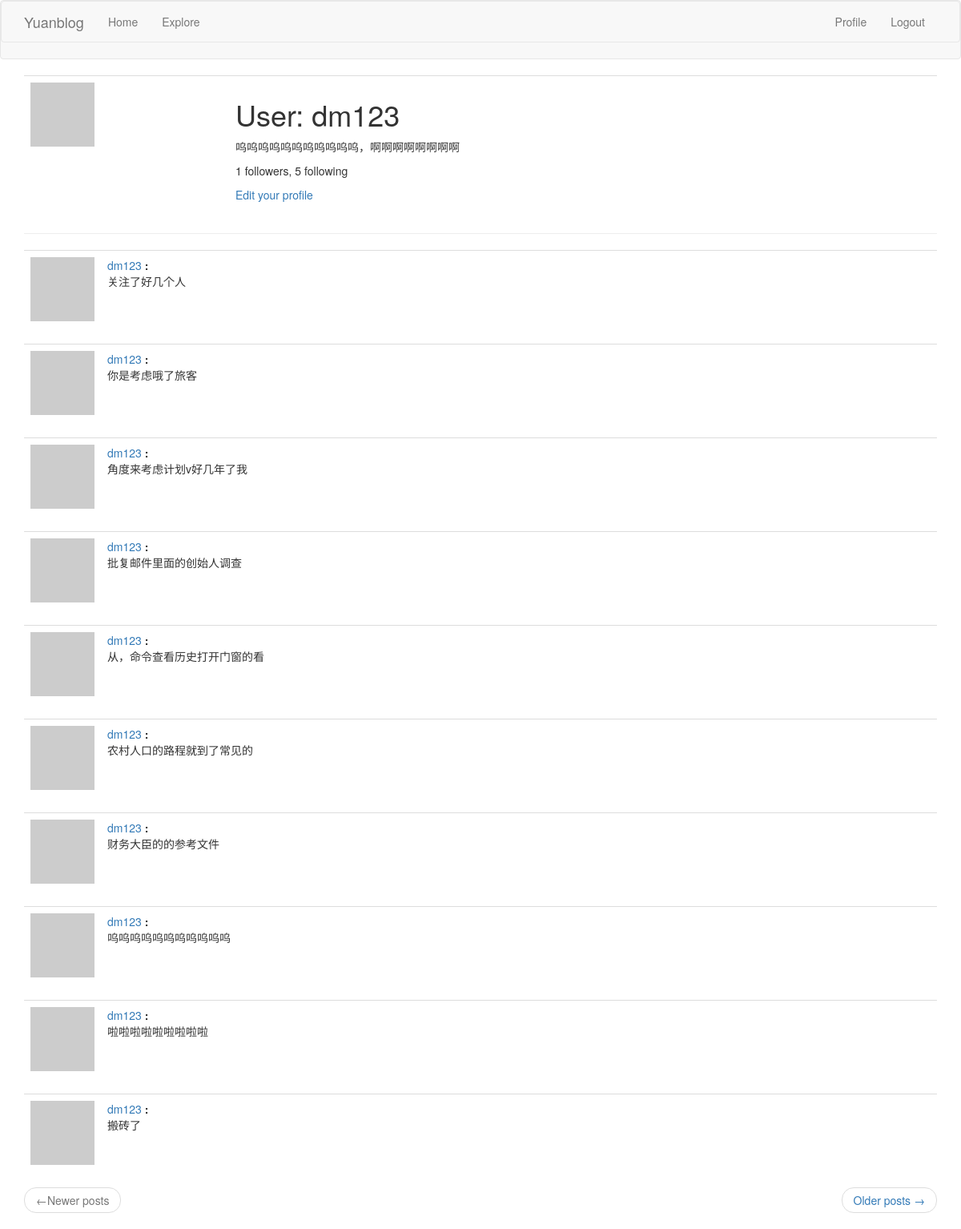
The app's page /user/dm123 (signed in) with its own data.
### app/models.py (models this page shows, shortened)
class User(UserMixin, db.Model):
    id = db.Column(db.Integer, primary_key=True)
    username = db.Column(db.String(64), index=True, unique=True)
    email = db.Column(db.String(128), index=True, unique=True)
    password_hash = db.Column(db.String(128))
    posts = db.relationship('Post', backref='author', lazy='dynamic')
    about_me = db.Column(db.String(140))
    last_date = db.Column(db.DateTime, default=datetime.utcnow)
    followed = db.relationship(
        'User', secondary=followers,
        primaryjoin=(followers.c.follower_id == id),
        secondaryjoin=(followers.c.followed_id == id),
        backref=db.backref('followers', lazy='dynamic'), lazy='dynamic')
    def avatar(self, size):
        digest = hashlib.md5(self.email.lower().encode('utf-8')).hexdigest()
        return 'https://www.gravatar.com/avatar/{}?d=identicon&s={}'.format(digest, size)
    @login.user_loader
    def load_user(id):
        return User.query.get(int(id))

class Post(db.Model):
    id = db.Column(db.Integer, primary_key=True)
    body = db.Column(db.String(140))
    timestamp = db.Column(db.DateTime, index=True, default=datetime.utcnow)
    user_id = db.Column(db.Integer, db.ForeignKey('user.id'))

### app/routes.py (the view)
@app.route('/user/<username>')
@login_required
def user(username):
    user = User.query.filter_by(username=username).first_or_404()
    page = request.args.get('page', 1, type=int)
    posts = user.posts.order_by(Post.timestamp.desc()).paginate(
        page, app.config['POSTS_PER_PAGE'], False)
    next_url = url_for('user', username=user.username, page=posts.next_num) \
        if posts.has_next else None
    prev_url = url_for('user', username=user.username, page=posts.prev_num) \
        if posts.has_prev else None
    return render_template('user.html', user=user, posts=posts.items,
                           next_url=next_url, prev_url=prev_url)

### app/routes.py (called while the page is built)
@app.before_request
def before_request():
    if current_user.is_authenticated:
        current_user.last_date = datetime.utcnow()
        db.session.commit()

### app/templates/user.html (shortened to what this page needs)
{% extends "base.html" %}
{% block app_content %}
    <table class="table table-hover">
        <tr>
            <td width="256px"><img src="{{ user.avatar(256) }}"></td>
            <td>
                <h1>User: {{ user.username }}</h1>
                {% if user.about_me %}<p>{{ user.about_me }}</p>{% endif %}
                <p>{{ user.followers.count() }} followers, {{ user.followed.count() }} following</p>
                {% if user == current_user %}
                <p><a href="{{ url_for('edit_profile') }}">Edit your profile</a></p>
                {% elif not current_user.is_following(user) %}
                <p><a href="{{ url_for('follow', username=user.username) }}">Follow</a></p>
                {% else %}
                <p><a href="{{ url_for('un_follow', username=user.username) }}">UnFollow</a></p>
                {% endif %}
            </td>
        </tr>
    </table>
<hr>
{% for post in posts %}
    {% include '_post.html' %}
{% endfor %}
    <nav aria-label="...">
        <ul class="pager">
            <li class="previous{% if not prev_url %} disabled{% endif %}">
                <a href="{{ prev_url or '#' }}">
                    <span aria-hidden="true">&larr;</span>Newer posts
                </a>
            </li>
            <li class="next{% if not next_url %} disabled{% endif %}">
                <a href="{{ next_url or '#' }}">
                    Older posts <span aria-hidden="true">&rarr;</span>
                </a>
            </li>
        </ul>
    </nav>
{% endblock %}

### app/templates/_post.html
<table class="table table-hover">
    <tr>
        <td width="70px">
            <a href="{{ url_for('user', username=post.author.username) }}">
                <img src="{{ post.author.avatar(70) }}">
            </a>
        </td>
        <td>
            <a href="{{ url_for('user', username=post.author.username) }}">
                    {{ post.author.username }}
                </a><b>:</b>
            <br>
            <p>{{ post.body }}</p>
        </td>
    </tr>
</table>

### records on screen
User: username "dm123", about_me "呜呜呜呜呜呜呜呜呜呜呜，啊啊啊啊啊啊啊啊"
Post: author.username "dm123", body "关注了好几个人"
Post: author.username "dm123", body "你是考虑哦了旅客"
Post: author.username "dm123", body "角度来考虑计划v好几年了我"
Post: author.username "dm123", body "批复邮件里面的创始人调查"
Post: author.username "dm123", body "从，命令查看历史打开门窗的看"
Post: author.username "dm123", body "农村人口的路程就到了常见的"
Post: author.username "dm123", body "财务大臣的的参考文件"
Post: author.username "dm123", body "呜呜呜呜呜呜呜呜呜呜呜"
Post: author.username "dm123", body "啦啦啦啦啦啦啦啦啦"
Post: author.username "dm123", body "搬砖了"

### other values on screen
{{ user.followers.count() }} "1"
{{ user.followed.count() }} "5"
